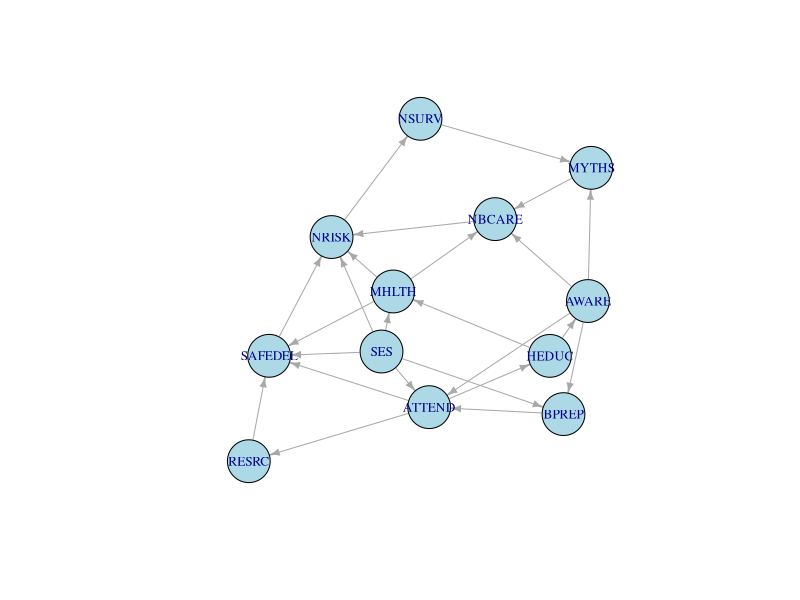
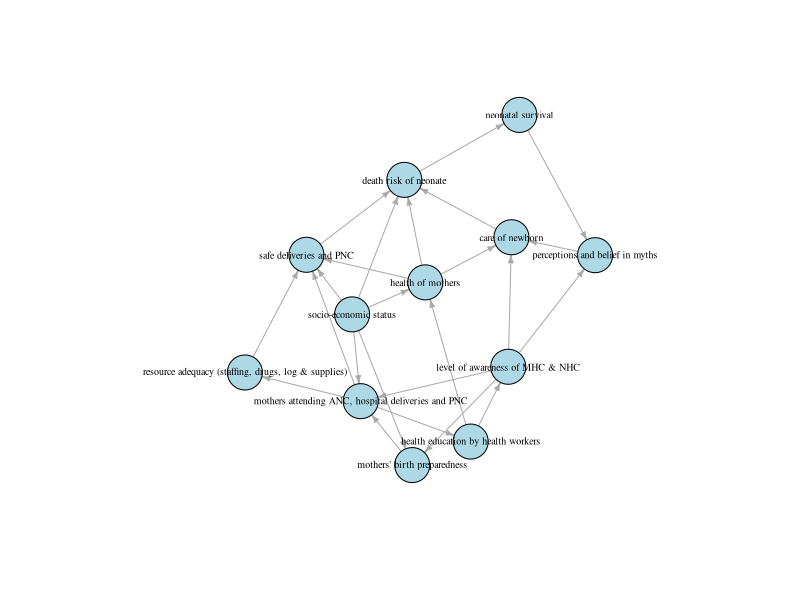
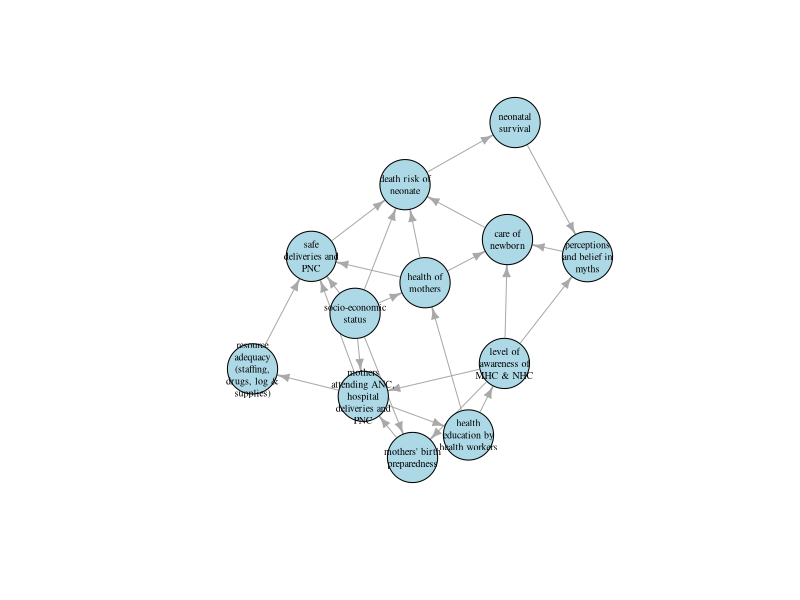

R code for these plots, in order:
#packages
library(igraph)


###  DYNAMICS OF NEONATAL MORTALITY IN UGANDA ####


# specify variables -------------------------------------------------------


variables <- c("mothers attending ANC, hospital deliveries and PNC",
               "level of awareness of MHC & NHC",
               "health of mothers",
               "care of newborn",
               "death risk of neonate",
               "safe deliveries and PNC",
               "socio-economic status",
               "resource adequacy (staffing, drugs, log & supplies)",
               "neonatal survival",
               "mothers' birth preparedness",
               "health education by health workers",
               "perceptions and belief in myths")

codes <- c("ATTEND", "AWARE", "MHLTH", "NBCARE", "NRISK", "SAFEDEL",
           "SES", "RESRC", "NSURV", "BPREP", "HEDUC", "MYTHS")
# Combined lookup table (useful for reference, export, or plotting)
var_lookup <- data.frame(code = codes, variable = variables)
var_lookup


# create the IRD matrix ---------------------------------------------------
#That naturally lives as a square matrix — rows are "from" (cause), columns are "to" (effect), with 1 for a causal link and 0 for none.
        ### step 1  (Build a zero adjacency matrix, sized from the variables vector)
n <- length(variables)
ird <- matrix(0, nrow = n, ncol = n, dimnames = list(codes, codes))
        ### step 2 (change to 1 every pair [var1,var2] where an arrow strats at var1 and points to var2)

ird["ATTEND","SAFEDEL"]<-1
ird["ATTEND","RESRC"]<-1
ird["ATTEND","HEDUC"]<-1
ird["AWARE","NBCARE"]<-1
ird["AWARE","BPREP"]<-1
ird["AWARE","MYTHS"]<-1
ird["AWARE","ATTEND"]<-1
ird["MHLTH","NBCARE"]<-1
ird["MHLTH","NRISK"]<-1
ird["MHLTH","SAFEDEL"]<-1
ird["NBCARE","NRISK"]<-1
ird["NRISK","NSURV"]<-1
ird["SAFEDEL","NRISK"]<-1
ird["SES","BPREP"]<-1
ird["SES","ATTEND"]<-1
ird["SES","MHLTH"]<-1
ird["SES","NRISK"]<-1
ird["SES","SAFEDEL"]<-1
ird["RESRC","SAFEDEL"]<-1
ird["NSURV","MYTHS"]<-1
ird["BPREP","ATTEND"]<-1
ird["HEDUC","AWARE"]<-1
ird["HEDUC","MHLTH"]<-1
ird["MYTHS","NBCARE"]<-1

# view resulting adjacency mantrix
ird
# check that there are no bidirectional relations
which(ird == 1 & t(ird) == 1, arr.ind = TRUE)

# plot the diagraph -------------------------------------------------------

# Build the directed graph from your adjacency matrix
g <- graph_from_adjacency_matrix(ird, mode = "directed", diag = FALSE)

# Basic plot using the codes as labels
plot(g,
     vertex.label = V(g)$name,
     vertex.size = 25,
     vertex.color = "lightblue",
     vertex.label.cex = 0.8,
     edge.arrow.size = 0.5,
     layout = layout_with_fr(g))  # Fruchterman-Reingold layout, good general-purpose choice

# Use full variable names as labels instead of codes
V(g)$label <- var_lookup$variable[match(V(g)$name, var_lookup$code)]

plot(g,
     vertex.label = V(g)$label,
     vertex.size = 20,
     vertex.color = "lightblue",
     vertex.label.cex = 0.6,
     vertex.label.color = "black",
     edge.arrow.size = 0.4,
     layout = layout_with_kk(g))  # Kamada-Kawai often spaces text-heavy labels better

    ### wrap labels
wrap_labels <- function(x, width = 15) sapply(x, function(s) paste(strwrap(s, width = width), collapse = "\n"))
V(g)$label <- wrap_labels(var_lookup$variable[match(V(g)$name, var_lookup$code)])

plot(g,
     vertex.label = V(g)$label,
     vertex.size = 30,
     vertex.color = "lightblue",
     vertex.label.cex = 0.6,
     vertex.label.color = "black",
     edge.arrow.size = 0.6,
     layout = layout_with_kk(g))


layout_with_fr(g)     # force-directed, good default
layout_with_kk(g)     # good for larger/more complex graphs
layout_in_circle(g)   # circular — sometimes clearer for spotting feedback loops
